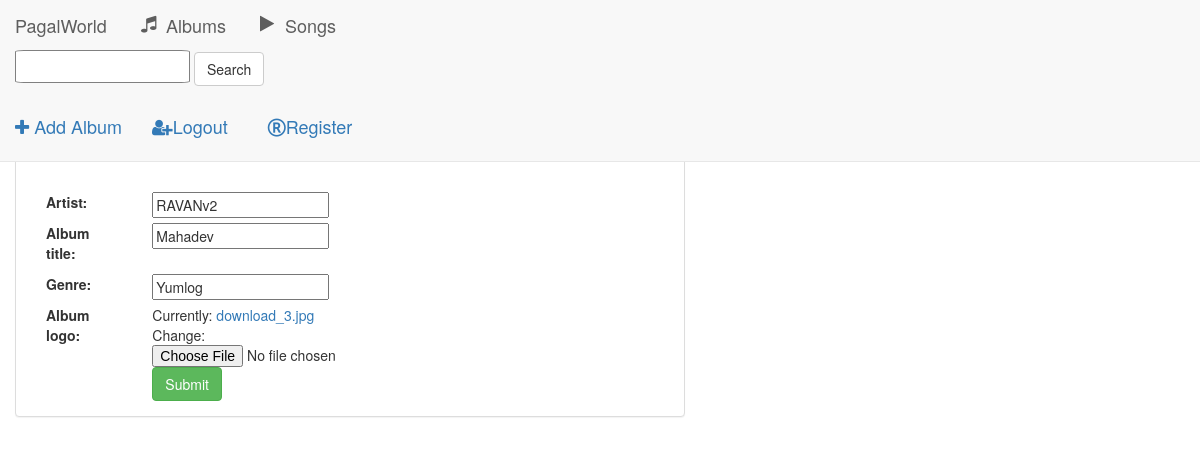
Screenshot of /music/album/5/ with the database file from the repository.
### music/models.py (models this page shows, shortened)
class Album(models.Model):
    artist = models.CharField(max_length=250)
    album_title = models.CharField(max_length=500)
    genre = models.CharField(max_length=100)
    album_logo = models.FileField()

### music/views.py (the view)
# urls.py: path('album/<int:pk>/', views.AlbumUpdate.as_view(), name = 'album-update'),
class AlbumUpdate(UpdateView):
    model = Album
    fields =  ['artist', 'album_title', 'genre', 'album_logo']

### music/templates/music/album_form.html (shortened to what this page needs)
{% extends 'music/basic.html' %}
{% block html %}
    <div class="container-fluid" >\
        <div class="row">
            <div class="col-sm-12 col-md-7">
                <div class="panel panel-default">
                    <div class="panel-body">
                        <form class="form-horizontal" action="" method="post" enctype="multipart/form-data">                             {% csrf_token %}
                            {%  include 'music/form-template.html' %}
                            <div class="from-group">
                                <div class="col-sm-offset-2 col-sm-10">
                                    <button type="submit" class="btn btn-success">Submit</button>
                                </div>
                            </div>
                        </form>
                    </div>
                </div>
            </div>
        </div>
    </div>
{% endblock %}

### music/templates/music/form-template.html (shortened to what this page needs)
 <div class="box" style="padding-top: 155px;">
    {% for x in form%}
        <div class="col-sm-offset-2 col-sm-10">
        </div>
        <label class="control-lable col-sm-2">{{ x.label_tag }}</label>
        <div class="col-sm-10">{{x}}</div>
    {% endfor %}
</div>

### rows the page displays
Album: form "RAVANv2" "Mahadev" "Yumlog"

### other values shown
{{ x.label_tag }} "Artist:" "Album title:" "Genre:" "Album logo:"
